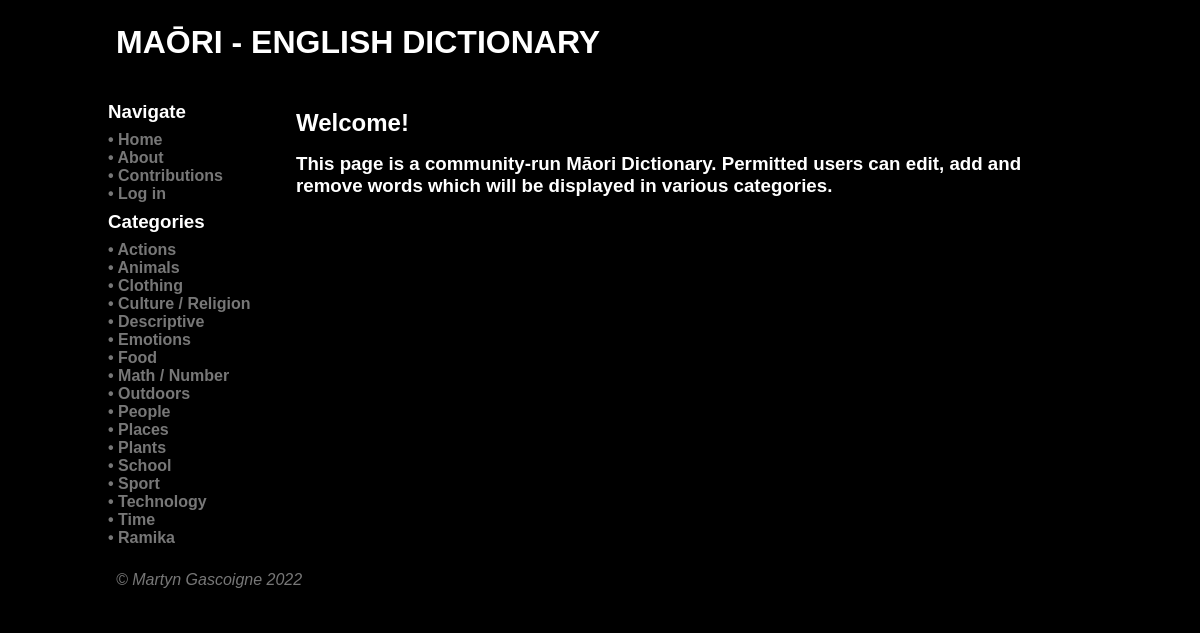
/about, run on the app's committed database.
### tables this page shows
CREATE TABLE category
(
    id          integer
        constraint category_pk
            primary key autoincrement,
    name        varchar(80),
    description varchar(600),
    timestamp   datetime
, user_created boolean);

### app.py (the view)
@app.route('/about')
def render_about_page():
    return render_template('about.html', category_list=find_categories(), logged_in=is_logged_in(),
                           user_account=my_account(), teacher=is_teacher())

### app.py (called while the page is built)
def create_connection(db_file):
    try:
        connection = sqlite3.connect(db_file)
        connection.execute('pragma foreign_keys=ON')
        return connection
    except Error as e:
        print(e)
    return None

def find_categories():
    con = create_connection(DB_NAME)
    query = "SELECT id, name, description FROM category"
    cur = con.cursor()
    cur.execute(query)
    found_categories = cur.fetchall()
    con.close()
    return found_categories

def my_account():
    if session.get('userid') is None:
        return False
    else:
        return session.get('userid')

def is_logged_in():
    if session.get('email') is None:
        print('Not logged in')
        return False
    else:
        print('Logged in')
        return True

def is_teacher():
    if not is_logged_in() or (session.get('teacher') is None or 0):
        print('Not teacher')
        return False
    else:
        print('Is teacher')
        return True

### templates/about.html (shortened to what this page needs)
{% extends 'base.html' %}
{% block heading %}Maōri - English Dictionary{% endblock %}
{% block main %}
    <h2>Welcome!</h2>
    <h3>This page is a community-run Māori Dictionary. Permitted users can edit, add and remove words which will be
        displayed in various categories.</h3>
{% endblock %}

### templates/base.html (shortened to what this page needs)
<!doctype html>
<html lang="en">
<head>
	<link href="{{ url_for('static', filename='css/style.css') }}" rel="stylesheet">
</head>
<body>
	<div id="container">
		<header>
			<h1>{% block heading %}{% endblock %}</h1>
		</header>
		<nav>
            <div class="category-box">
                <h3>Navigate</h3>
                <h4><a href="\">• Home</a></h4>
                <h4><a href="\about">• About</a></h4>
                <h4><a href="\contributions">• Contributions</a></h4>
                {% if not logged_in %}<h4><a href="\login">• Log in</a></h4>
                {% else %}
                    <h4><a href="\account\{{ user_account }}">• Account</a></h4>
                    <h4><a href="\logout">• Log out</a></h4>
                {% endif %}
                <h3>Categories
                </h3>
            </div>
            {% for category in category_list %}
            <div class="category-box">
                <h4><a href="/category/{{ category[0] }}">• {{ category[1] }}</a></h4>
            </div>
            {% endfor %}
		</nav>
		<main>
            {% block main%}{% endblock %}
        </main>
		<footer class="footer">
            <a href="https://github.com/Galvin-X/Translator" target="_blank">&copy; Martyn Gascoigne 2022</a>
		</footer>
	</div>
</body>
</html>

### static/css/style.css (style rules this page uses)
* { font-family: "Microsoft Tai Le", sans-serif; margin: 0; padding: 0; box-sizing: border-box; background-color: #000; }
#container { display: grid; grid-template-columns: 75px auto; grid-template-areas: 'nav header' 'main main' 'footer footer'; }
header { grid-area: header; background-color: #000; padding: 1rem; }
nav { grid-area: nav; }
main { grid-area: main; padding: 1rem; background-color: #edd; }
h1 { padding: 0.5rem 0; color: #fff; text-transform: uppercase; }
h2, h3 { padding: 0.5rem 0; color: #fff; }
h4 { padding: 0rem 0; }
a { color: white; text-decoration: none; }
footer { grid-area: footer; padding: 1rem; background-color: #000; }
.category-box { font-style: normal; }
.category-box a { color: #777777; text-decoration: none; }
.footer { font-style: italic; color: #777777; }
.footer a { color: #777777; text-decoration: none; }
@media only screen and (min-width: 768px) { #container { grid-template-columns: 180px auto; grid-template-areas: 'header header' 'nav main' 'footer footer'; } }
@media only screen and (min-width: 768px) { nav { background: #000; padding: 0.5rem; } }
@media only screen and (min-width: 768px) { nav a { color: #777777; text-decoration: none; } }
@media only screen and (min-width: 768px) { main { background-color: #000; } }
@media only screen and (min-width: 1000px) { #container { width: 1000px; margin: auto; } }

### data on the page
category: name "Actions"
category: name "Animals"
category: name "Clothing"
category: name "Culture / Religion"
category: name "Descriptive"
category: name "Emotions"
category: name "Food"
category: name "Math / Number"
category: name "Outdoors"
category: name "People"
category: name "Places"
category: name "Plants"
category: name "School"
category: name "Sport"
category: name "Technology"
category: name "Time"
category: name "Ramika"
